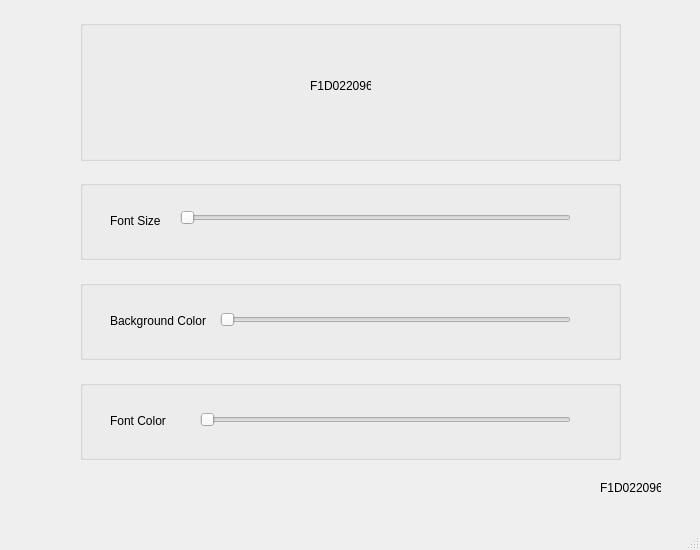
<?xml version="1.0" encoding="UTF-8"?>
<ui version="4.0">
 <class>MainWindow</class>
 <widget class="QMainWindow" name="MainWindow">
  <property name="geometry">
   <rect>
    <x>0</x>
    <y>0</y>
    <width>700</width>
    <height>550</height>
   </rect>
  </property>
  <property name="windowTitle">
   <string>MainWindow</string>
  </property>
  <widget class="QWidget" name="centralwidget">
   <widget class="QLabel" name="label">
    <property name="geometry">
     <rect>
      <x>600</x>
      <y>480</y>
      <width>61</width>
      <height>16</height>
     </rect>
    </property>
    <property name="text">
     <string>F1D022096</string>
    </property>
   </widget>
   <widget class="QGroupBox" name="groupBox">
    <property name="geometry">
     <rect>
      <x>80</x>
      <y>180</y>
      <width>541</width>
      <height>80</height>
     </rect>
    </property>
    <property name="title">
     <string/>
    </property>
    <widget class="QLabel" name="label_3">
     <property name="geometry">
      <rect>
       <x>30</x>
       <y>30</y>
       <width>61</width>
       <height>21</height>
      </rect>
     </property>
     <property name="text">
      <string>Font Size</string>
     </property>
    </widget>
    <widget class="QSlider" name="horizontalSlider">
     <property name="geometry">
      <rect>
       <x>100</x>
       <y>30</y>
       <width>391</width>
       <height>16</height>
      </rect>
     </property>
     <property name="orientation">
      <enum>Qt::Horizontal</enum>
     </property>
    </widget>
   </widget>
   <widget class="QGroupBox" name="groupBox_2">
    <property name="geometry">
     <rect>
      <x>80</x>
      <y>280</y>
      <width>541</width>
      <height>80</height>
     </rect>
    </property>
    <property name="title">
     <string/>
    </property>
    <widget class="QLabel" name="label_4">
     <property name="geometry">
      <rect>
       <x>30</x>
       <y>30</y>
       <width>101</width>
       <height>21</height>
      </rect>
     </property>
     <property name="text">
      <string>Background Color</string>
     </property>
    </widget>
    <widget class="QSlider" name="horizontalSlider_2">
     <property name="geometry">
      <rect>
       <x>140</x>
       <y>30</y>
       <width>351</width>
       <height>20</height>
      </rect>
     </property>
     <property name="orientation">
      <enum>Qt::Horizontal</enum>
     </property>
    </widget>
   </widget>
   <widget class="QGroupBox" name="groupBox_3">
    <property name="geometry">
     <rect>
      <x>80</x>
      <y>20</y>
      <width>541</width>
      <height>141</height>
     </rect>
    </property>
    <property name="title">
     <string/>
    </property>
    <widget class="QLabel" name="label_2">
     <property name="geometry">
      <rect>
       <x>230</x>
       <y>50</y>
       <width>61</width>
       <height>31</height>
      </rect>
     </property>
     <property name="text">
      <string>F1D022096</string>
     </property>
    </widget>
   </widget>
   <widget class="QGroupBox" name="groupBox_4">
    <property name="geometry">
     <rect>
      <x>80</x>
      <y>380</y>
      <width>541</width>
      <height>80</height>
     </rect>
    </property>
    <property name="title">
     <string/>
    </property>
    <widget class="QLabel" name="label_5">
     <property name="geometry">
      <rect>
       <x>30</x>
       <y>30</y>
       <width>61</width>
       <height>21</height>
      </rect>
     </property>
     <property name="text">
      <string>Font Color</string>
     </property>
    </widget>
    <widget class="QSlider" name="horizontalSlider_3">
     <property name="geometry">
      <rect>
       <x>120</x>
       <y>30</y>
       <width>371</width>
       <height>20</height>
      </rect>
     </property>
     <property name="orientation">
      <enum>Qt::Horizontal</enum>
     </property>
    </widget>
   </widget>
  </widget>
  <widget class="QMenuBar" name="menubar">
   <property name="geometry">
    <rect>
     <x>0</x>
     <y>0</y>
     <width>700</width>
     <height>22</height>
    </rect>
   </property>
  </widget>
  <widget class="QStatusBar" name="statusbar"/>
 </widget>
 <resources/>
 <connections/>
</ui>
